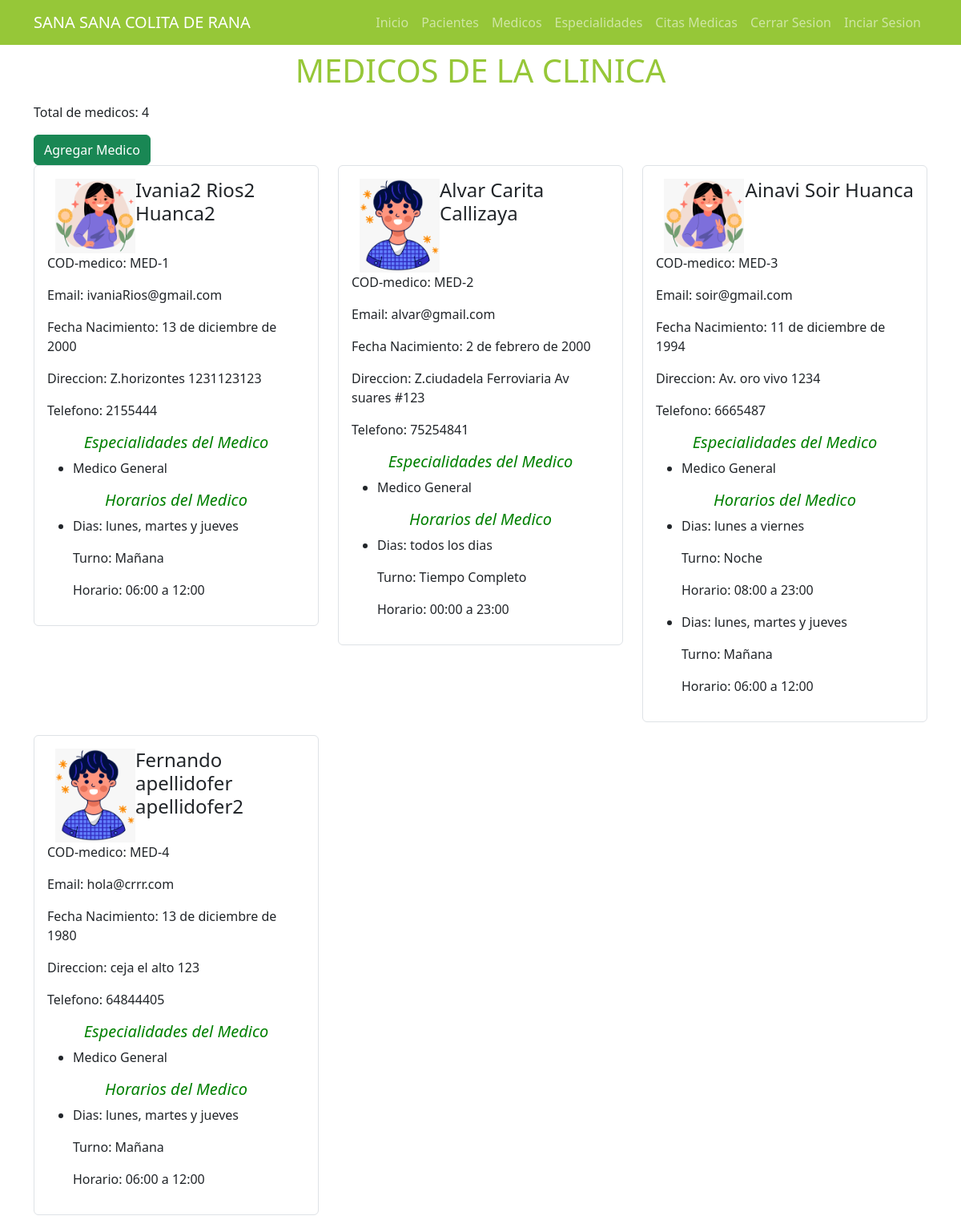
The page /medicos/ on the database its author committed.
### servicios/models.py (models this page shows, shortened)
class Medico(models.Model):
    femenino = 'femenino'
    masculino='masculino'
    genero_op = [
        ( masculino,'masculino'),
        ( femenino , 'femenino'),
    ]
    sueldo=models.IntegerField()
    nombre = models.CharField(max_length=50)
    appat = models.CharField(max_length=50)
    apmat = models.CharField(max_length=50)
    fecha_nac = models.DateField()
    email=models.EmailField()
    genero = models.CharField(max_length=15, choices=genero_op)
    direccion = models.CharField(max_length=200)
    telefono = models.CharField(max_length=15)
    ci = models.CharField(max_length=15)
    fecha_reg=models.DateField(auto_now_add=True)

class Horario(models.Model):
    MEDIO_DIA = 'Medio día'
    TARDE = 'Tarde'
    NOCHE = 'Noche'
    MANANIA='Mañana'
    COMPLETO='Tiempo Completo'
    TURNO_CHOICES = [
        (MEDIO_DIA, 'Medio día'),
        ( COMPLETO,'Tiempo Completo'),
        (TARDE, 'Tarde'),
        (NOCHE, 'Noche'),
        ( MANANIA,'Mañana')
    ]
    turno = models.CharField(max_length=50, choices=TURNO_CHOICES)
    hora_inicio = models.TimeField()
    hora_fin = models.TimeField()
    descripcion = models.TextField()
    dia_semana = models.CharField(max_length=50)  # Lunes, Martes, ...

### servicios/views.py (the view)
# urls.py: path('medicos/', views.medicos, name='medicos'),
def medicos(request):
    medicos = Medico.objects.all()
    medicos_detalle = []
    for medico in medicos:
        horarios_del_medico = HorarioMedico.objects.filter(medico=medico)
        especialidades = EspecialidadMedico.objects.filter(medico=medico)
        especialidades_detalle = [especialidad.especialidad.nombre for especialidad in especialidades]
        horarios_detalle = [horario.horario for horario in horarios_del_medico]
        medicos_detalle.append([medico, horarios_detalle, especialidades_detalle])
    total_medicos = len(medicos)
    return render(request, 'medicos.html', {
        'medicos': medicos_detalle,
        'total': total_medicos,
    })

### servicios/templates/medicos.html
{% extends 'base.html' %}
{% block content %}
<main class="container">
  <h1 class="text-center display-6 py-2" style="color: #96c738">
    MEDICOS DE LA CLINICA
  </h1>
  <div>
    <p>Total de medicos: {{ total }}</p>
    <a class="btn btn-success" href="{% url 'agregarmedico' %}">Agregar Medico</a>
  </div>
  <div class="row">
    {% for medico, horarios, especialidades in medicos %}
    <div class="col-md-4 mb-3">
      <div class="border rounded p-3 d-flex align-items-center">
        <div>
          <a class="list-group-item" href="{% url 'editmedico' medico.id %}">
            <header class="d-flex justify-content-between">
              {% load static %}
              {% if medico.genero == 'masculino' %}
              <img src="{% static 'images/pac_masc.png' %}" alt="Imagen del medico" class="img-right" />
              {% else %}
              <img src="{% static 'images/pac_fem.png' %}" alt="Imagen del medico" class="img-right" />
              {% endif %}
              <h4>{{ medico.nombre }} {{ medico.appat }} {{ medico.apmat }}</h4>
            </header>
            <p>COD-medico: MED-{{ medico.id }}</p>
            <p>Email: {{ medico.email }}</p>
            <p>Fecha Nacimiento: {{ medico.fecha_nac }}</p>
            <p>Direccion: {{ medico.direccion }}</p>
            <p>Telefono: {{ medico.telefono }}</p>
            <h5 style="color: green; font-style: italic; text-align: center;">Especialidades del Medico</h5>
            <ul>
              {% for especialidad in especialidades %}
              <li>
                <p> {{ especialidad }}</p>
              </li>
              {% empty %}
              <li>Medico General</li>
              {% endfor %}
            </ul>
            <h5 style="color: green; font-style: italic ; text-align: center;">Horarios del Medico</h5>
            <ul>
              {% for horario in horarios %}
              <li>
                <p>Dias: {{ horario.dia_semana }}</p>
                <p>Turno: {{ horario.turno }}</p>
                <p>Horario: {{ horario.hora_inicio }} a {{ horario.hora_fin }}</p>
              </li>
              {% empty %}
              <li>Medico al llamado.</li>
              {% endfor %}
            </ul>
          </a>
        </div>
      </div>
    </div>
    {% endfor %}
  </div>
</main>
{% endblock %}

### servicios/templates/base.html (shortened to what this page needs)
<!DOCTYPE html>
<html lang="en">
  <head>
    {% load static %}
    <link rel="stylesheet" href="{% static 'css/styles.css' %}" />
    <link
      href="https://cdn.jsdelivr.net/npm/bootstrap@5.3.1/dist/css/bootstrap.min.css"
      rel="stylesheet"
    />
  </head>
  <body>
    <nav class="navbar navbar-expand-lg navbar-dark">
      <div class="container">
        <a class="navbar-brand" href="/">SANA SANA COLITA DE RANA</a>
        <div class="collapse navbar-collapse" id="navbarNav">
          <ul class="navbar-nav ms-auto">
            <li class="nav-item"><a class="nav-link" href="/">Inicio</a></li>
            <li class="nav-item">
              <a class="nav-link" href="/pacientes">Pacientes</a>
            </li>
            <li class="nav-item">
              <a class="nav-link" href="/medicos">Medicos</a>
            </li>
            <li class="nav-item">
              <a class="nav-link" href="/especialidades">Especialidades</a>
            </li>
            <li class="nav-item">
              <a class="nav-link" href="/citasmedicas">Citas Medicas</a>
            </li>
            <li class="nav-item">
              <a class="nav-link" href="/cerrar">Cerrar Sesion</a>
            </li>
            <li class="nav-item">
              <a class="nav-link" href="/singin">Inciar Sesion</a>
            </li>
          </ul>
        </div>
      </div>
    </nav>
    {% block content %} {% endblock %}
  </body>
</html>

### servicios/static/css/styles.css (style rules this page uses)
.navbar { background-color: #96c738; }
.img-right { max-width: 100px; float: right; margin-left: 10px; }

### rows shown on the page
Medico: nombre "Ivania2", appat "Rios2", apmat "Huanca2", id "1", email "ivaniaRios@gmail.com", fecha_nac "13 de diciembre de 2000", direccion "Z.horizontes 1231123123", telefono "2155444"
Horario: dia_semana "lunes, martes y jueves", turno "Mañana", hora_inicio "06:00", hora_fin "12:00"
Medico: nombre "Alvar", appat "Carita", apmat "Callizaya", id "2", email "alvar@gmail.com", fecha_nac "2 de febrero de 2000", direccion "Z.ciudadela Ferroviaria Av suares #123", telefono "75254841"
Horario: dia_semana "todos los dias", turno "Tiempo Completo", hora_inicio "00:00", hora_fin "23:00"
Medico: nombre "Ainavi", appat "Soir", apmat "Huanca", id "3", email "soir@gmail.com", fecha_nac "11 de diciembre de 1994", direccion "Av. oro vivo 1234", telefono "6665487"
Horario: dia_semana "lunes a viernes", turno "Noche", hora_inicio "08:00", hora_fin "23:00"
Medico: nombre "Fernando", appat "apellidofer", apmat "apellidofer2", id "4", email "hola@crrr.com", fecha_nac "13 de diciembre de 1980", direccion "ceja el alto 123", telefono "64844405"

### other values the page prints
{{ total }} "4"
